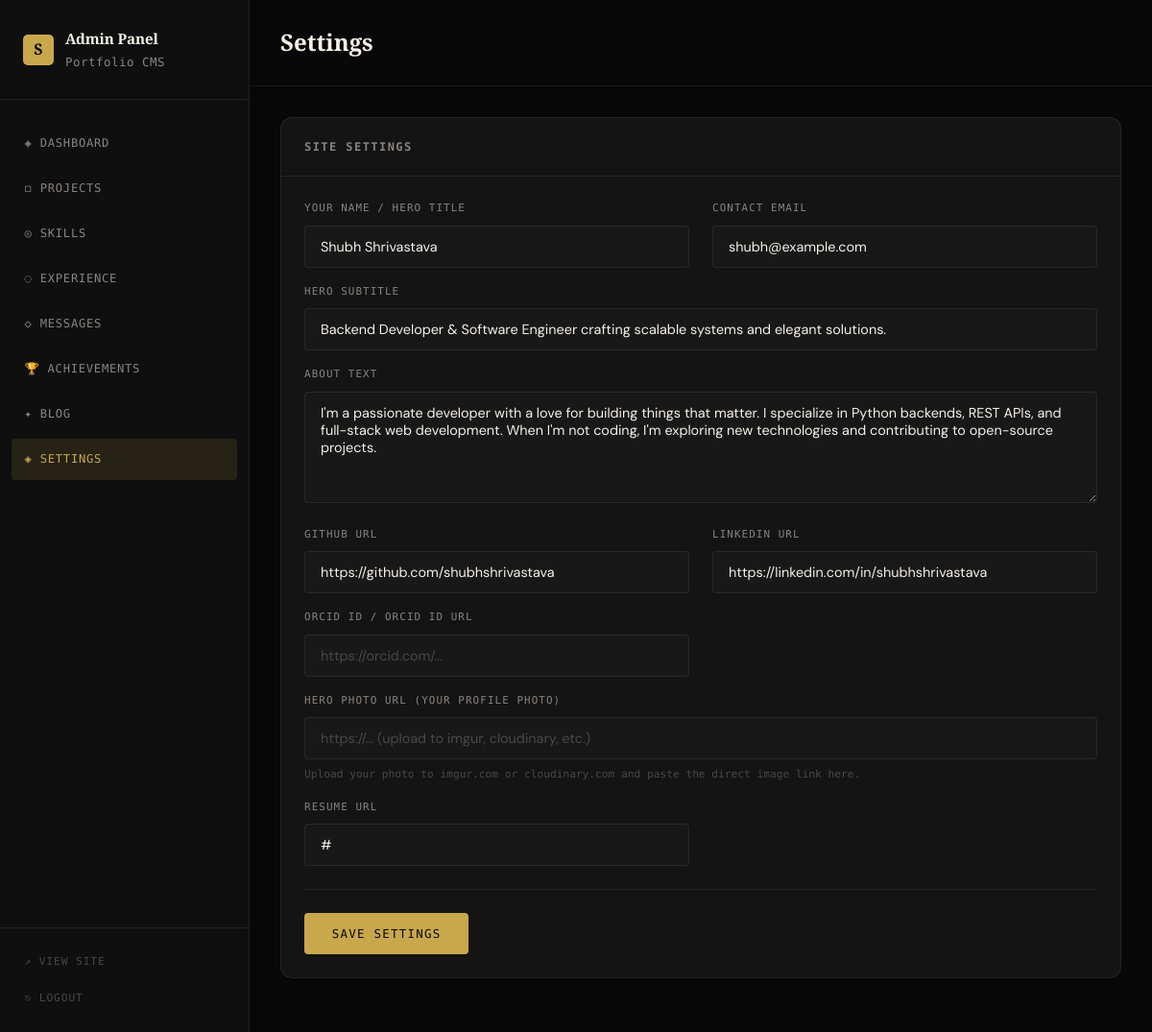
Screenshot of /admin/settings (signed in) with the database file from the repository.
### models.py (models this page shows, shortened)
class SiteSettings(db.Model):
    id = db.Column(db.Integer, primary_key=True)
    key = db.Column(db.String(100), unique=True, nullable=False)
    value = db.Column(db.Text)

### app.py (the view)
@app.route('/admin/settings', methods=['GET', 'POST'])
@login_required
def admin_settings():
    if request.method == 'POST':
        for key in ['hero_title', 'hero_subtitle', 'about_text', 'github_url',
                    'linkedin_url', 'twitter_url', 'resume_url', 'email', 'hero_photo']:
            SiteSettings.set(key, request.form.get(key, ''))
        flash('Settings saved!', 'success')
        return redirect(url_for('admin_settings'))
    settings = {s.key: s.value for s in SiteSettings.query.all()}
    return render_template('admin/settings.html', settings=settings)

### app.py (called while the page is built)
def login_required(f):
    @wraps(f)
    def decorated(*args, **kwargs):
        if not session.get('admin_logged_in'):
            return redirect(url_for('admin_login'))
        return f(*args, **kwargs)
    return decorated

### templates/admin/settings.html (shortened to what this page needs)
{% extends "admin/base_admin.html" %}
{% block page_title %}Settings{% endblock %}
{% block content %}
<div class="admin-card">
  <div class="admin-card-header"><h2>Site Settings</h2></div>
  <form method="POST" action="{{ url_for('admin_settings') }}">
    <div class="admin-form">
      <div class="settings-grid">
        <div class="form-group">
          <label>Your Name / Hero Title</label>
          <input type="text" name="hero_title" value="{{ settings.get('hero_title', '') }}" placeholder="Shubh Shrivastava" />
        </div>
        <div class="form-group">
          <label>Contact Email</label>
          <input type="email" name="email" value="{{ settings.get('email', '') }}" placeholder="you@example.com" />
        </div>
        <div class="form-group" style="grid-column:1/-1;">
          <label>Hero Subtitle</label>
          <input type="text" name="hero_subtitle" value="{{ settings.get('hero_subtitle', '') }}" placeholder="Backend Developer & Software Engineer..." />
        </div>
        <div class="form-group" style="grid-column:1/-1;">
          <label>About Text</label>
          <textarea name="about_text" rows="5" placeholder="Tell visitors about yourself...">{{ settings.get('about_text', '') }}</textarea>
        </div>
        <div class="form-group">
          <label>GitHub URL</label>
          <input type="url" name="github_url" value="{{ settings.get('github_url', '') }}" placeholder="https://github.com/..." />
        </div>
        <div class="form-group">
          <label>LinkedIn URL</label>
          <input type="url" name="linkedin_url" value="{{ settings.get('linkedin_url', '') }}" placeholder="https://linkedin.com/in/..." />
        </div>
        <div class="form-group">
          <label>Orcid ID / Orcid ID URL</label>
          <input type="url" name="orcid_url" value="{{ settings.get('orcid_url', '') }}" placeholder="https://orcid.com/..." />
        </div>
        <div class="form-group" style="grid-column:1/-1;">
          <label>Hero Photo URL (your profile photo)</label>
          <input type="url" name="hero_photo" value="{{ settings.get('hero_photo', '') }}" placeholder="https://... (upload to imgur, cloudinary, etc.)" />
          <small style="color:var(--text-dim);font-family:var(--font-mono);font-size:0.7rem;display:block;margin-top:0.35rem;">Upload your photo to imgur.com or cloudinary.com and paste the direct image link here.</small>
        </div>
        <div class="form-group">
          <label>Resume URL</label>
          <input type="url" name="resume_url" value="{{ settings.get('resume_url', '') }}" placeholder="https://... (Google Drive, etc.)" />
        </div>
      </div>
      <div class="admin-form-actions">
        <button type="submit" class="btn-primary">Save Settings</button>
      </div>
    </div>
  </form>
</div>
{% endblock %}

### static/css/style.css (style rules this page uses)
:root { --bg: #080808; --bg-2: #0f0f0f; --bg-3: #181818; --surface: #141414; --border: rgba(255,255,255,0.07); --border-hover: rgba(255,255,255,0.15); --text: #f5f0e8; --text-muted: #8a8480; --text-dim: #4a4745; --accent: #c9a84c; --accent-light: #e8c97a; --accent-dim: rgba(201,168,76,0.12); --red: #e05a4e; --radius: 12px; --radius-sm: 4px; --font-display: 'Playfair Display', Georgia, serif; --font-body: 'DM Sans', sans-serif; --font-mono: 'DM Mono', monospace; --transition: 0.35s cubic-bezier(0.25, 0.46, 0.45, 0.94); --max-width: 1200px; }
*, *::before, *::after { box-sizing: border-box; margin: 0; padding: 0; }
html { scroll-behavior: smooth; font-size: 16px; }
body { background: var(--bg); color: var(--text); font-family: var(--font-body); line-height: 1.7; font-weight: 300; overflow-x: hidden; }
.btn-primary { display: inline-flex; align-items: center; gap: 0.5rem; background: var(--accent); color: var(--bg); font-family: var(--font-mono); font-size: 0.78rem; font-weight: 500; letter-spacing: 0.1em; text-transform: uppercase; padding: 0.85rem 1.8rem; border-radius: var(--radius-sm); border: none; cursor: pointer; transition: all var(--transition); }
.form-group { margin-bottom: 1rem; }
.form-group:last-of-type { margin-bottom: 1.5rem; }
.form-group label { display: block; font-family: var(--font-mono); font-size: 0.7rem; letter-spacing: 0.12em; text-transform: uppercase; color: var(--text-muted); margin-bottom: 0.5rem; }
.form-group input, .form-group textarea { width: 100%; background: var(--surface); border: 1px solid var(--border); border-radius: var(--radius-sm); color: var(--text); font-family: var(--font-body); font-size: 0.95rem; padding: 0.85rem 1rem; outline: none; transition: border-color var(--transition); }
.form-group input::placeholder, .form-group textarea::placeholder { color: var(--text-dim); }
.form-group textarea { resize: vertical; min-height: 120px; }
.admin-card { background: var(--surface); border: 1px solid var(--border); border-radius: var(--radius); overflow: hidden; margin-bottom: 1.5rem; }
.admin-card-header { padding: 1.25rem 1.5rem; border-bottom: 1px solid var(--border); display: flex; align-items: center; justify-content: space-between; }
.admin-card-header h2 { font-family: var(--font-mono); font-size: 0.75rem; letter-spacing: 0.12em; text-transform: uppercase; color: var(--text-muted); }
.admin-form { padding: 1.5rem; }
.admin-form .form-group { margin-bottom: 0; }
.admin-form .form-group label { font-family: var(--font-mono); font-size: 0.68rem; letter-spacing: 0.1em; text-transform: uppercase; color: var(--text-muted); margin-bottom: 0.5rem; display: block; }
.admin-form input, .admin-form textarea, .admin-form select { width: 100%; background: var(--bg-3); border: 1px solid var(--border); border-radius: var(--radius-sm); color: var(--text); font-family: var(--font-body); font-size: 0.9rem; padding: 0.75rem 1rem; outline: none; transition: border-color var(--transition); }
.admin-form textarea { resize: vertical; min-height: 100px; }
.admin-form-actions { display: flex; gap: 1rem; align-items: center; padding-top: 1.5rem; margin-top: 1.5rem; border-top: 1px solid var(--border); }
.settings-grid { display: grid; grid-template-columns: 1fr 1fr; gap: 1rem 1.5rem; }

### rows the page displays
SiteSettings: hero_title "Shubh Shrivastava"
SiteSettings: email "shubh@example.com"
SiteSettings: hero_subtitle "Backend Developer & Software Engineer crafting scalable systems and elegant solutions."
SiteSettings: about_text "I'm a passionate developer with a love for building things that matter. I specialize in Python backends, REST APIs, and full-stack web development. When I'm not coding, I'm exploring new technologies and contributing to open-source projects."
SiteSettings: github_url "https://github.com/shubhshrivastava"
SiteSettings: linkedin_url "https://linkedin.com/in/shubhshrivastava"
